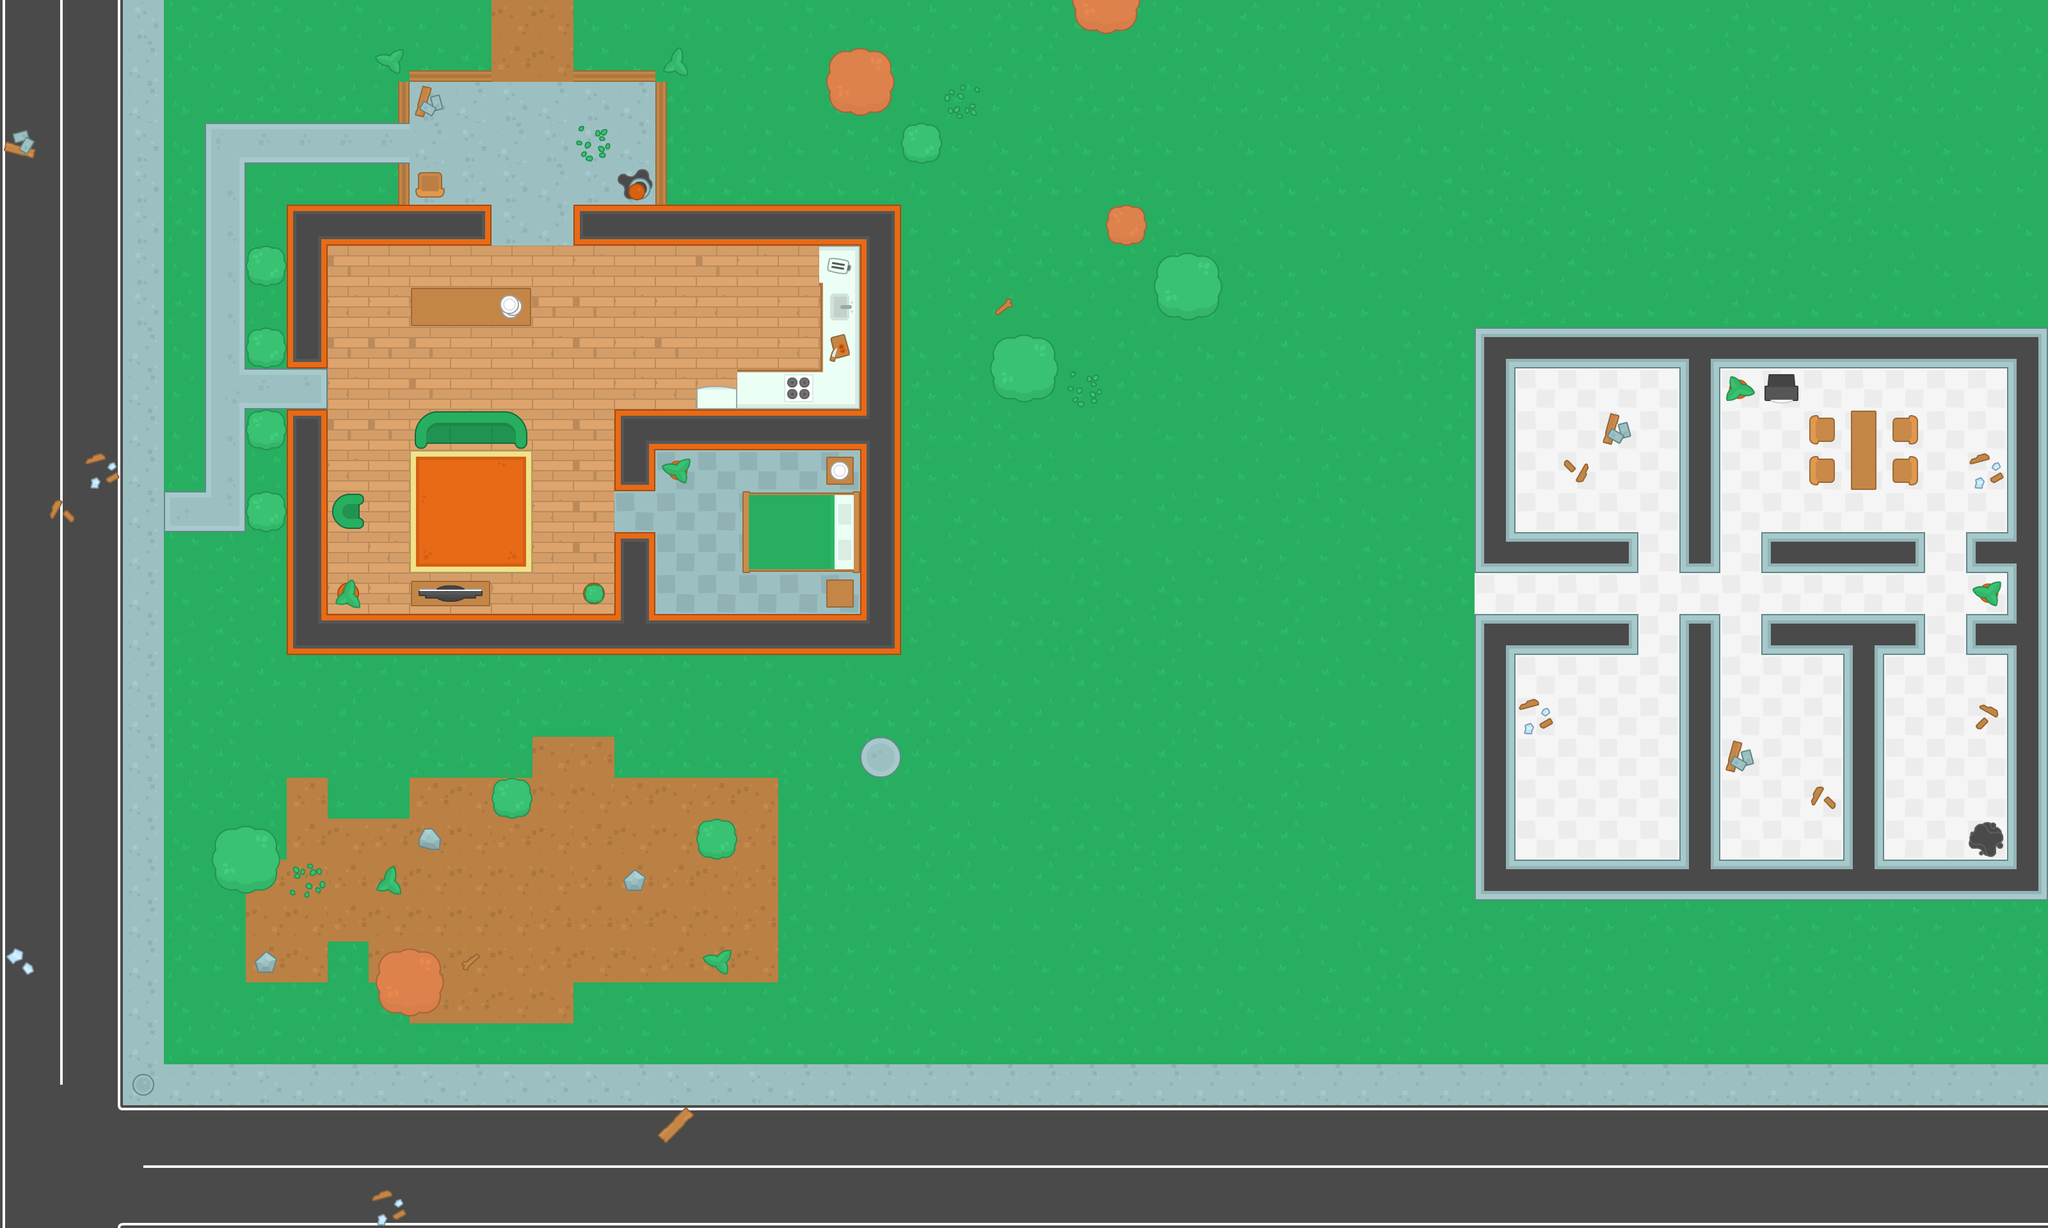

This is a level from a 2D game, rendered from its Tiled map with the project's own tilesets. A one-line summary and the map file follow, with tile-layer data summarised:
An orthogonal 50x30 tile map with 64x64 px tiles, 4 tile layers (ground, walls, items, decorations), 2 tilesets and 124 objects (67x wall, 30x zombie, 9x breakable, 5x ammo, 3x breakable_drop, ...).

<map version="1.10" tiledversion="1.10.1" orientation="orthogonal" renderorder="right-down" compressionlevel="0" width="50" height="30" tilewidth="64" tileheight="64" infinite="0" nextlayerid="7" nextobjectid="210">
 <tileset firstgid="1" name="spritesheet_tiles" tilewidth="64" tileheight="64" spacing="10" tilecount="540" columns="27">
  <image source="../img/spritesheet_tiles.png" width="1988" height="1470" />
 </tileset>
 <tileset firstgid="541" source="img/Kenny Topdown Pack.tsx" />
 <layer id="1" name="ground" width="50" height="30">
  <data>[1500 cells, 1500 non-empty, 40 distinct tile ids]</data>
 </layer>
 <layer id="2" name="walls" width="50" height="30">
  <data>[1500 cells, 147 non-empty, 22 distinct tile ids]</data>
 </layer>
 <layer id="3" name="items" width="50" height="30">
  <data>[1500 cells, 73 non-empty, 39 distinct tile ids]</data>
 </layer>
 <layer id="4" name="decorations" width="50" height="30">
  <data>[1500 cells, 33 non-empty, 19 distinct tile ids]</data>
 </layer>
 <objectgroup id="5" name="Obstacles">
  <object id="1" name="player" x="336" y="208" width="32" height="32" />
  <object id="2" name="wall" x="448" y="320" width="320" height="64" />
  <object id="3" name="wall" x="448" y="960" width="960" height="64" />
  <object id="4" name="wall" x="960" y="640" width="384" height="64" />
  <object id="5" name="wall" x="1344" y="384" width="64" height="576" />
  <object id="6" name="wall" x="448" y="384" width="64" height="192" />
  <object id="7" name="wall" x="448" y="640" width="64" height="320" />
  <object id="8" name="wall" x="960" y="832" width="64" height="128" />
  <object id="9" name="wall" x="960" y="704" width="64" height="64" />
  <object id="15" name="wall" x="896" y="320" width="512" height="64" />
  <object id="21" name="wall" x="640" y="448" width="192" height="64" />
  <object id="22" name="wall" x="1168" y="768" width="176" height="128" />
  <object id="23" name="wall" x="1152" y="576" width="128" height="32" />
  <object id="24" name="wall" x="656" y="640" width="160" height="48" />
  <object id="25" name="wall" x="512" y="784" width="48" height="32" />
  <object id="26" name="wall" x="640" y="912" width="128" height="32" />
  <object id="28" name="wall" x="910" y="909" width="35" height="35" />
  <object id="29" name="wall" x="1088" y="608" width="64" height="32" />
  <object id="30" name="wall" x="1040" y="720" width="32" height="32" />
  <object id="31" name="wall" x="528" y="912" width="32" height="32" />
  <object id="34" name="wall" x="656" y="272" width="32" height="48" />
  <object id="36" name="wall" x="1296" y="896" width="48" height="48" />
  <object id="37" name="wall" x="1296" y="704" width="48" height="48" />
  <object id="38" name="wall" x="1280" y="384" width="16" height="256" />
  <object id="40" name="zombie" x="784" y="208" width="32" height="32" />
  <object id="42" name="zombie" x="1072" y="816" width="32" height="32" />
  <object id="46" name="wall" x="784" y="1232" width="32" height="32" />
  <object id="47" name="wall" x="1104" y="1296" width="32" height="32" />
  <object id="48" name="wall" x="608" y="1504" width="64" height="64" />
  <object id="49" name="wall" x="352" y="1312" width="64" height="64" />
  <object id="50" name="wall" x="1312" y="96" width="64" height="64" />
  <object id="52" name="wall" x="1824" y="416" width="64" height="64" />
  <object id="53" name="wall" x="1744" y="336" width="32" height="32" />
  <object id="54" name="wall" x="1424" y="208" width="32" height="32" />
  <object id="55" name="wall" x="1680" y="-16" width="96" height="64" />
  <object id="56" name="wall" x="1568" y="544" width="64" height="64" />
  <object id="57" name="wall" x="400" y="784" width="32" height="32" />
  <object id="58" name="wall" x="400" y="656" width="32" height="32" />
  <object id="59" name="wall" x="400" y="528" width="32" height="32" />
  <object id="60" name="wall" x="400" y="400" width="32" height="32" />
  <object id="63" name="zombie" x="1184" y="464" width="32" height="32" />
  <object id="87" name="zombie" x="1616" y="720" width="32" height="32" />
  <object id="88" name="zombie" x="1712" y="704" width="32" height="32" />
  <object id="89" name="zombie" x="1744" y="608" width="32" height="32" />
  <object id="90" name="zombie" x="1728" y="832" width="32" height="32" />
  <object id="91" name="zombie" x="1584" y="848" width="32" height="32" />
  <object id="92" name="zombie" x="1504" y="736" width="32" height="32" />
  <object id="93" name="zombie" x="1856" y="752" width="32" height="32" />
  <object id="94" name="zombie" x="1872" y="576" width="32" height="32" />
  <object id="99" name="health" x="848" y="912" width="32" height="32" />
  <object id="100" name="shotgun" x="976" y="528" width="32" height="32" />
  <object id="132" name="health" x="3024" y="592" width="32" height="32" />
  <object id="133" name="zombie" x="2800" y="1168" width="32" height="32" />
  <object id="134" name="zombie" x="2704" y="1104" width="32" height="32" />
  <object id="135" name="zombie" x="2832" y="1104" width="32" height="32" />
  <object id="136" name="zombie" x="2960" y="1120" width="32" height="32" />
  <object id="137" name="zombie" x="3024" y="1040" width="32" height="32" />
  <object id="138" name="zombie" x="3040" y="1120" width="32" height="32" />
  <object id="139" name="zombie" x="2544" y="1200" width="32" height="32" />
  <object id="140" name="zombie" x="2480" y="1120" width="32" height="32" />
  <object id="141" name="zombie" x="2464" y="1264" width="32" height="32" />
  <object id="142" name="zombie" x="2416" y="1136" width="32" height="32" />
  <object id="143" name="zombie" x="3088" y="1248" width="32" height="32" />
  <object id="144" name="zombie" x="3040" y="736" width="32" height="32" />
  <object id="145" name="zombie" x="2752" y="688" width="32" height="32" />
  <object id="146" name="zombie" x="2464" y="736" width="32" height="32" />
  <object id="147" name="wall" x="2304" y="512" width="896" height="64" />
  <object id="149" name="wall" x="2304" y="1344" width="896" height="64" />
  <object id="150" name="wall" x="2368" y="960" width="192" height="64" />
  <object id="151" name="wall" x="2368" y="832" width="192" height="64" />
  <object id="152" name="wall" x="2752" y="960" width="256" height="64" />
  <object id="153" name="wall" x="2752" y="832" width="256" height="64" />
  <object id="154" name="wall" x="3072" y="832" width="64" height="192" />
  <object id="156" name="wall" x="2304" y="576" width="64" height="320" />
  <object id="157" name="wall" x="2304" y="960" width="64" height="384" />
  <object id="158" name="wall" x="2624" y="960" width="64" height="384" />
  <object id="159" name="wall" x="2880" y="1024" width="64" height="320" />
  <object id="160" name="wall" x="2624" y="576" width="64" height="320" />
  <object id="161" name="wall" x="3136" y="576" width="64" height="768" />
  <object id="162" name="wall" x="2896" y="640" width="32" height="128" />
  <object id="163" name="wall" x="2976" y="656" width="16" height="32" />
  <object id="164" name="wall" x="2976" y="720" width="16" height="32" />
  <object id="165" name="wall" x="2832" y="720" width="16" height="32" />
  <object id="166" name="wall" x="2832" y="656" width="16" height="32" />
  <object id="167" name="wall" x="2768" y="592" width="32" height="32" />
  <object id="178" name="zombie" x="672" y="1376" width="32" height="32" />
  <object id="179" name="zombie" x="832" y="1392" width="32" height="32" />
  <object id="180" name="zombie" x="944" y="1344" width="32" height="32" />
  <object id="181" name="zombie" x="928" y="1472" width="32" height="32" />
  <object id="182" name="zombie" x="576" y="1424" width="32" height="32" />
  </objectgroup>
 <objectgroup id="6" name="Breakables">
  <!-- 12 objects omitted --></objectgroup>
</map>
<!-- 34 of 124 objects omitted -->
